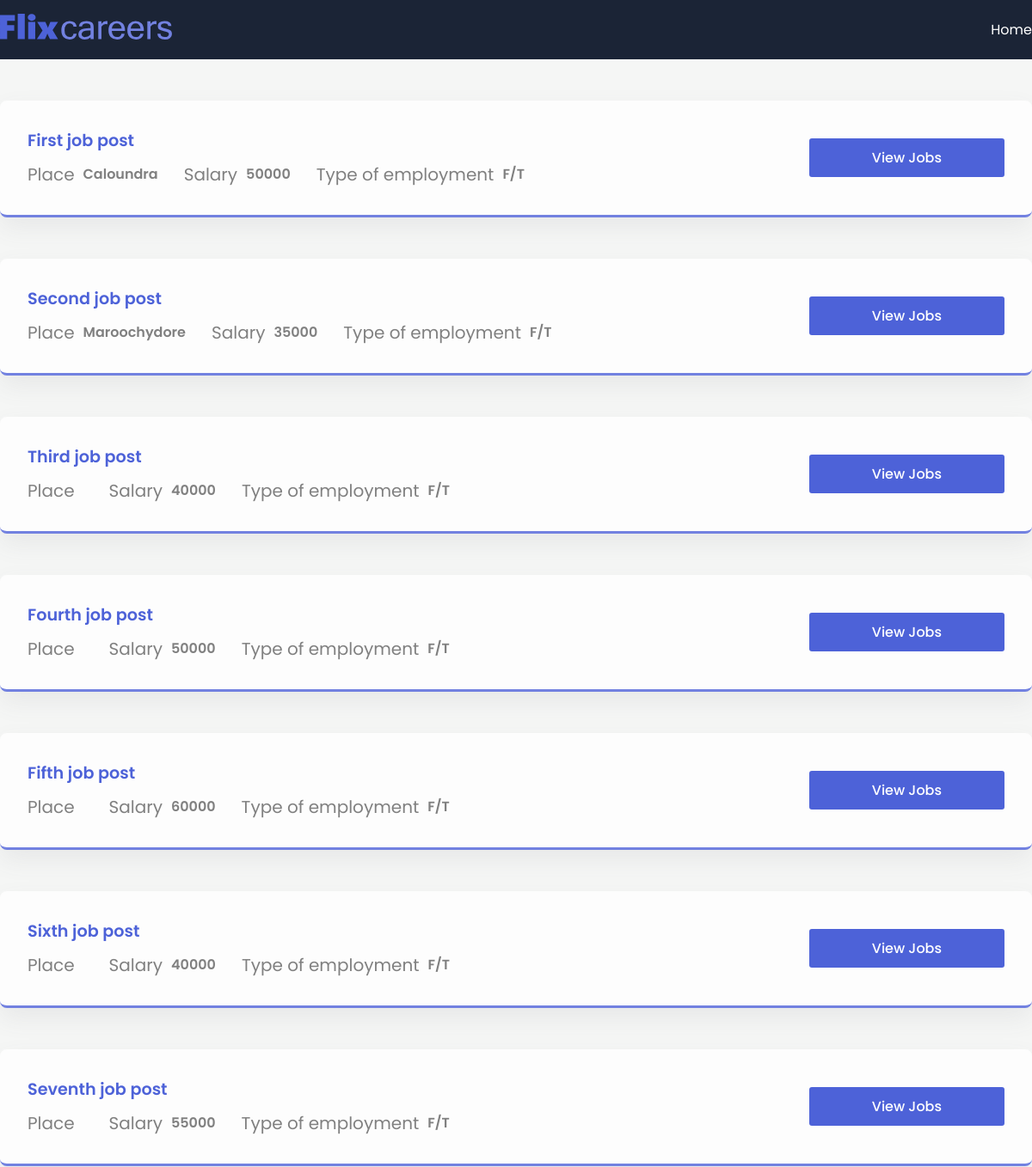
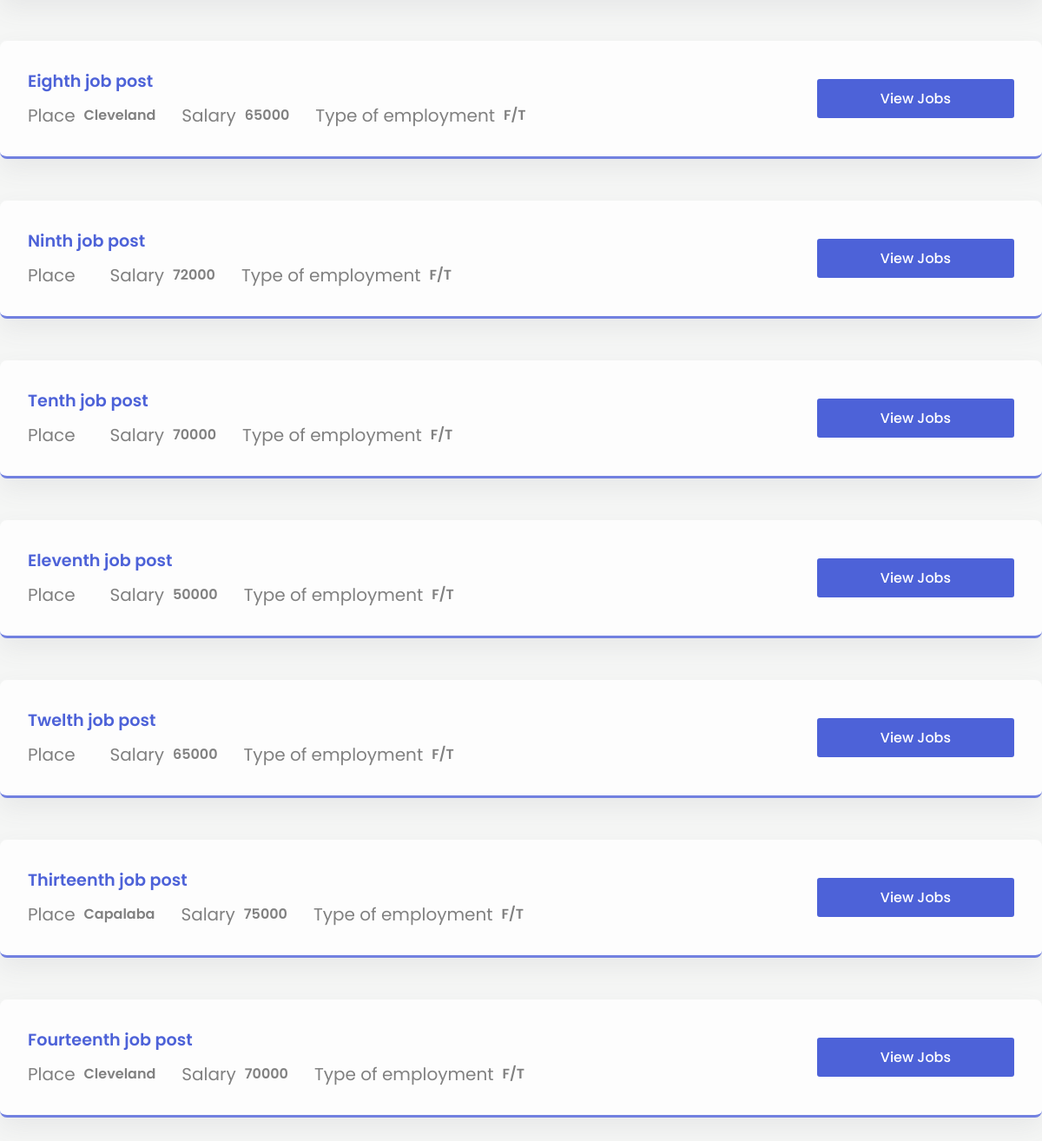
The page / on the database its author committed (2 pictures, top to bottom).
### app/models.py (models this page shows, shortened)
class JobPost(models.Model):
    JOB_TYPE_CHOICES =[
        ('Permanent Full Time', 'F/T'),
        ('Permanent Part Time', 'P/T'),
        ('Fixed Contract', 'Cntr')
    ]
    title = models.CharField(max_length=200)
    description = models.TextField()
    date = models.DateTimeField(auto_now_add=True)
    expiry = models.DateField(null=True)
    salary = models.IntegerField()
    slug = models.SlugField(null=True, max_length=40, unique=True)
    location = models.OneToOneField(Location, null=True, on_delete = models.CASCADE)
    author = models.ForeignKey(Author, on_delete=models.CASCADE, null=True, related_name='jobpost', related_query_name='jobposts')
    skill = models.ManyToManyField(Skills)
    type = models.CharField(max_length=200, null=False, choices=JOB_TYPE_CHOICES)

class Location(models.Model):
    street = models.CharField(max_length = 200)
    city = models.CharField(max_length=200)
    state = models.CharField(max_length=100)
    zip = models.CharField(max_length=12)

### app/views.py (the view)
# urls.py: path('', views.jobs, name='jobs_home'),
def jobs(request):
    jobs = JobPost.objects.all()
    context = {"jobs": jobs}
    try:
        return render(request, "app/index.html", context)
    except Exception as e:
        print(e)
        return HttpResponseNotFound("Job list Not Found")

### app/templates/app/index.html (shortened to what this page needs)
{% extends 'base.html' %}
{% load static %}
{% block content %}
<section>
    <div class = "container">
        {% for job in jobs %}
        <div class = "post">
            <div class = "job-info">
                <h1 class ="job-title">{{ job.title }} </h1>
                <div class = "job-des">
                    <div class="location item">
                        <span class = "material-icons">Place</span>
                        <p>{{ job.location.city }}</p>
                    </div>
                    <div class="budget item">
                        <span class = "material-icons">Salary</span>
                        <p>{{ job.salary }}</p>
                    </div>
                    <div class = "time item">
                        <span class = "material-icons">Type of employment</span>
                        <p>{{ job.type }}</p>
                    </div>
                </div>
            </div>
            <div class = "buttons">
                <button class =  "apply">
                    <a href = "{% url 'job_detail' forloop.counter %}">View Jobs</a>
                </button>
            </div>
        </div>
        {% endfor %}
    </div>
</section>
{% endblock content %}

### templates/base.html (shortened to what this page needs)
{% load static %}
<!DOCTYPE html>
<html lang="en">
<head>
    <link rel = "stylesheet" href="{% static 'app/style.css' %}" />
</head>
<body>
    <header>
        <nav>
            <div class = "container">
                <div class = "logo">
                    <img src= "{% static 'app/logo.svg' %}" alt = "logo" />
                </div>
                <div class="links">
                    <a href="{% url 'jobs_home' %}">Home</a>
                </div>
            </div>
        </nav>
    </header>
    {% block content %}
    {% endblock content %}
</body>
</html>

### app/static/app/style.css (style rules this page uses)
* { margin: 0; padding: 0; box-sizing: border-box; font-family: "Poppins", sans-serif; }
:root { --blue: #4d62d8; --lblue: #7281e0; --card: #fdfdfd; --shadow: #64646f17 0px 12px 29px 0px; --nav: #1b2436; }
body { background: #f5f6f5; }
button { border: none; outline: none; cursor: pointer; border-radius: 3px; }
nav { background: var(--nav); padding: 1em 0; }
a { text-decoration: none; color: white; }
.container { max-width: 1200px; margin: auto; }
nav .container { display: flex; align-items: center; justify-content: space-between; color: white; }
.logo { width: 200px; }
img { width: 100%; }
.links { display: flex; align-items: center; justify-content: center; }
.links a { color: white; margin-left: 30px; font-size: 1rem; font-weight: 400; }
.post { background: var(--card); border-radius: 8px; padding: 2em; box-shadow: var(--shadow); margin-top: 3em; display: grid; align-items: center; grid-template-columns: 8fr 2fr; border-bottom: 3px solid var(--lblue); }
.buttons { display: grid; grid-template-columns: repeat(1, 1fr); gap: 20px; }
.post:last-child { margin-bottom: 5em; }
.item { display: flex; align-items: center; margin-left: 30px; }
.item:first-child { margin-left: 0; }
.job-des { display: flex; align-items: center; }
.item span { margin-right: 10px; font-size: 20px !important; color: gray; }
.item p { font-size: 1rem; font-weight: 600; color: gray; }
.apply { background: var(--blue); height: 45px; padding: 0 40px; color: white; font-size: 1rem; font-weight: 500; }
.job-title { font-size: 1.2rem; font-weight: 600; margin-bottom: 10px; color: var(--blue); }
button { cursor: pointer; }

### rows shown on the page
JobPost: title "First job post", location.city "Caloundra", salary "50000", type "F/T"
JobPost: title "Second job post", location.city "Maroochydore", salary "35000", type "F/T"
JobPost: title "Third job post", salary "40000", type "F/T"
JobPost: title "Fourth job post", salary "50000", type "F/T"
JobPost: title "Fifth job post", salary "60000", type "F/T"
JobPost: title "Sixth job post", salary "40000", type "F/T"
JobPost: title "Seventh job post", salary "55000", type "F/T"
JobPost: title "Eighth job post", location.city "Cleveland", salary "65000", type "F/T"
JobPost: title "Ninth job post", salary "72000", type "F/T"
JobPost: title "Tenth job post", salary "70000", type "F/T"
JobPost: title "Eleventh job post", salary "50000", type "F/T"
JobPost: title "Twelth job post", salary "65000", type "F/T"
JobPost: title "Thirteenth job post", location.city "Capalaba", salary "75000", type "F/T"
JobPost: title "Fourteenth job post", location.city "Cleveland", salary "70000", type "F/T"
